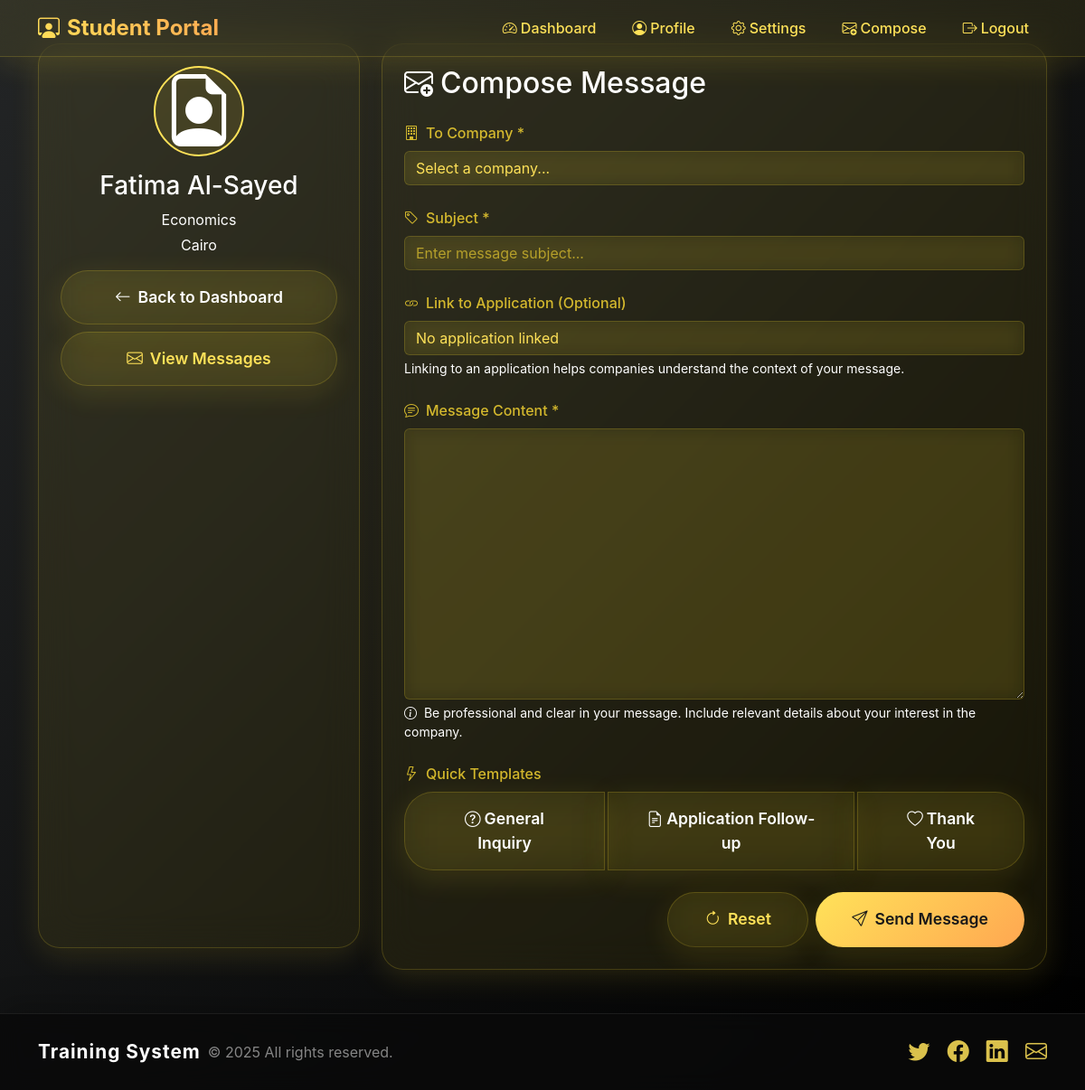
Screenshot of /?controller=student&action=composeMessage (signed in) with the database file from the repository.
### tables this page shows
CREATE TABLE students (
    id INT AUTO_INCREMENT PRIMARY KEY,
    name VARCHAR(100) NOT NULL,
    email VARCHAR(100) NOT NULL UNIQUE,
    username VARCHAR(50) NOT NULL UNIQUE,
    password VARCHAR(255) NOT NULL,
    major VARCHAR(100) NOT NULL,
    city VARCHAR(100) NOT NULL,
    cv VARCHAR(255),
    linkedin VARCHAR(255),
    created_at TIMESTAMP DEFAULT CURRENT_TIMESTAMP
);

### app/controllers/StudentController.php (called while the page is built, shortened)
<?php
require_once __DIR__ . '/../models/Student.php';
class StudentController {
    public function composeMessage() {
        require __DIR__ . '/../views/student/compose_message.php';
    }
}

### app/models/Student.php (called while the page is built, shortened)
<?php
class Student {
    private $pdo;
    public function __construct($pdo) {
        $this->pdo = $pdo;
    }
    public function getProfile($id) {
        $sql = "SELECT * FROM students WHERE id = ?";
        $stmt = $this->pdo->prepare($sql);
        $stmt->execute([$id]);
        return $stmt->fetch();
    }
}

### app/views/student/compose_message.php (the view, shortened to what this page needs)
<?php include __DIR__ . '/../layout/header.php'; ?>
<?php
$studentModel = new Student($GLOBALS['pdo']);
$student = $studentModel->getProfile($_SESSION['student_id']);
$applicationModel = new Application($GLOBALS['pdo']);
$applications = $applicationModel->getByStudent($_SESSION['student_id']);
$prefill_subject = $_SESSION['compose_subject'] ?? '';
$prefill_content = $_SESSION['compose_content'] ?? '';
?>
<div class="container py-5">
    <div class="row">
        <div class="col-lg-4 mb-4">
            <div class="glass-card p-4 h-100">
                <div class="text-center mb-4">
                    <div class="profile-avatar mb-3">
                        <?php if (!empty($student['cv'])): ?>
                            <i class="bi bi-file-earmark-person display-1 text-warning"></i>
                        <?php else: ?>
                            <i class="bi bi-person display-1 text-warning"></i>
                        <?php endif; ?>
                    </div>
                    <h3 class="gradient-text-yellow mb-2 text-white"><?= htmlspecialchars($student['name']) ?></h3>
                    <p class="text-white mb-1"><?= htmlspecialchars($student['major']) ?></p>
                    <p class="text-white mb-3"><?= htmlspecialchars($student['city']) ?></p>
                    <div class="d-grid gap-2">
                        <a href="?controller=student&action=dashboard" class="btn btn-glass btn-outline-warning">
                            <i class="bi bi-arrow-left me-2"></i>Back to Dashboard
                        </a>
                        <a href="?controller=student&action=messages" class="btn btn-glass btn-outline-info">
                            <i class="bi bi-envelope me-2"></i>View Messages
                        </a>
                    </div>
                </div>
            </div>
        </div>
        <div class="col-lg-8">
            <div class="glass-card p-4">
                <h2 class="gradient-text-yellow mb-4 text-white">
                    <i class="bi bi-envelope-plus me-2"></i>Compose Message
                </h2>
                <form method="post" action="?controller=student&action=composeMessage" id="composeForm">
                    <div class="mb-4">
                        <label for="recipient_id" class="form-label text-white">
                            <i class="bi bi-building me-2"></i>To Company *
                        </label>
                        <select class="form-control" id="recipient_id" name="recipient_id" required>
                            <option value="">Select a company...</option>
                        </select>
                    </div>
                    <div class="mb-4">
                        <label for="subject" class="form-label text-white">
                            <i class="bi bi-tag me-2"></i>Subject *
                        </label>
                        <input type="text" class="form-control" id="subject" name="subject"
                               value="<?= htmlspecialchars($prefill_subject ?: ($_POST['subject'] ?? '')) ?>"
                               placeholder="Enter message subject..." required>
                    </div>
                    <?php if (!empty($applications)): ?>
                        <div class="mb-4">
                            <label for="application_id" class="form-label text-white">
                                <i class="bi bi-link me-2"></i>Link to Application (Optional)
                            </label>
                            <select class="form-control" id="application_id" name="application_id">
                                <option value="">No application linked</option>
                            </select>
                            <div class="form-text text-white">Linking to an application helps companies understand the context of your message.</div>
                        </div>
                    <?php endif; ?>
                    <div class="mb-4">
                        <label for="content" class="form-label text-white">
                            <i class="bi bi-chat-text me-2"></i>Message Content *
                        </label>
                        <textarea id="compose-textarea" class="form-control" name="content" style="height: 300px" required><?= htmlspecialchars($prefill_content ?: ($_POST['content'] ?? '')) ?></textarea>
                        <div class="form-text text-white">
                            <i class="bi bi-info-circle me-1"></i>
                            Be professional and clear in your message. Include relevant details about your interest in the company.
                        </div>
                    </div>
                    <div class="mb-4">
                        <label class="form-label text-white">
                            <i class="bi bi-lightning me-2"></i>Quick Templates
                        </label>
                        <div class="btn-group" role="group">
                            <button type="button" class="btn btn-glass btn-outline-warning btn-sm" onclick="loadTemplate('inquiry')">
                                <i class="bi bi-question-circle me-1"></i>General Inquiry
                            </button>
                            <button type="button" class="btn btn-glass btn-outline-warning btn-sm" onclick="loadTemplate('application')">
                                <i class="bi bi-file-earmark-text me-1"></i>Application Follow-up
                            </button>
                            <button type="button" class="btn btn-glass btn-outline-warning btn-sm" onclick="loadTemplate('thank')">
                                <i class="bi bi-heart me-1"></i>Thank You
                            </button>
                        </div>
                    </div>
                    <div class="d-grid gap-2 d-md-flex justify-content-md-end">
                        <button type="reset" class="btn btn-glass btn-outline-secondary btn-lg">
                            <i class="bi bi-arrow-clockwise me-2"></i>Reset
                        </button>
                        <button type="submit" class="btn btn-glass btn-primary-glass btn-lg">
                            <i class="bi bi-send me-2"></i>Send Message
                        </button>
                    </div>
                </form>
            </div>
        </div>
    </div>
</div>
<link rel="stylesheet" href="/pro/public/assets/summernote/summernote-bs4.min.css">
<?php include __DIR__ . '/../layout/footer.php'; ?>

### public/assets/css/style.css (style rules this page uses)
* { margin:0;padding:0;box-sizing:border-box; }
body { font-family:'Poppins',sans-serif; background: linear-gradient(135deg,#667eea,#764ba2); color:#fff; min-height:100vh; overflow-x:hidden; }
.text-warning, .alert-warning, .table-warning, .badge.bg-warning, .gradient-text-yellow, .form-label, .message-content, .faq-question, .faq-question-fancy, .notification, .btn-outline-warning, .btn-primary-glass, .profile-avatar, .stat-icon, .application-icon, .text-yellow, .text-yellow-50, .bg-yellow, .bg-yellow-50, .text-warning-50, .bg-warning-50 { color: var(--bs-navbar-brand-color) !important; }

### app/views/layout/header.php (style rules this page uses)
:root { --primary-gradient: linear-gradient(135deg, #232526 0%, #000000 100%); --secondary-gradient: linear-gradient(135deg, #ffe259 0%, #ffa751 100%); --glass-bg: rgba(255, 221, 51, 0.08); --glass-border: rgba(255, 221, 51, 0.18); --glass-shadow: 0 8px 32px rgba(255, 221, 51, 0.12); --text-light: #fffbe7; --text-dark: #232526; --accent-yellow: #ffe259; --accent-orange: #ffa751; --accent-black: #181818; }
body { background: var(--primary-gradient); min-height: 100vh; font-family: 'Inter', -apple-system, BlinkMacSystemFont, sans-serif; }
.btn-glass { background: var(--glass-bg); backdrop-filter: blur(20px); -webkit-backdrop-filter: blur(20px); border: 1px solid var(--glass-border); color: var(--accent-yellow); padding: 1rem 2.5rem; border-radius: 2rem; font-weight: 600; font-size: 1.1rem; transition: all 0.3s ease; box-shadow: var(--glass-shadow); position: relative; overflow: hidden; }
.btn-glass::before { content: ''; position: absolute; top: 0; left: -100%; width: 100%; height: 100%; background: linear-gradient(90deg, transparent, rgba(255,221,51,0.18), transparent); transition: left 0.5s; }
.btn-primary-glass { background: var(--secondary-gradient); border: none; color: var(--accent-black) !important; }
.glass-card { background: var(--glass-bg); backdrop-filter: blur(20px); -webkit-backdrop-filter: blur(20px); border: 1px solid var(--glass-border); border-radius: 1.5rem; box-shadow: var(--glass-shadow); padding: 2rem; transition: all 0.3s ease; }
.form-control { color: var(--accent-yellow); }
.form-control::placeholder { color: rgba(255, 221, 51, 0.6); }

### app/views/student/compose_message.php (style rules this page uses)
.profile-avatar { width: 100px; height: 100px; margin: 0 auto; display: flex; align-items: center; justify-content: center; background: rgba(255, 221, 51, 0.1); border-radius: 50%; border: 2px solid var(--accent-yellow); }
.form-control { background: rgba(255, 221, 51, 0.08) !important; border: 1px solid var(--glass-border) !important; color: var(--accent-yellow) !important; backdrop-filter: blur(10px); }
.form-control::placeholder { color: rgba(255, 221, 51, 0.6) !important; }
.form-label { color: rgba(255, 221, 51, 0.8) !important; font-weight: 500; }
textarea.form-control { resize: vertical; min-height: 300px; }
.btn-group .btn { margin-right: 0.25rem; }
.btn-group .btn:last-child { margin-right: 0; }

### rows the page displays
students: name "Fatima Al-Sayed", major "Economics", city "Cairo"
